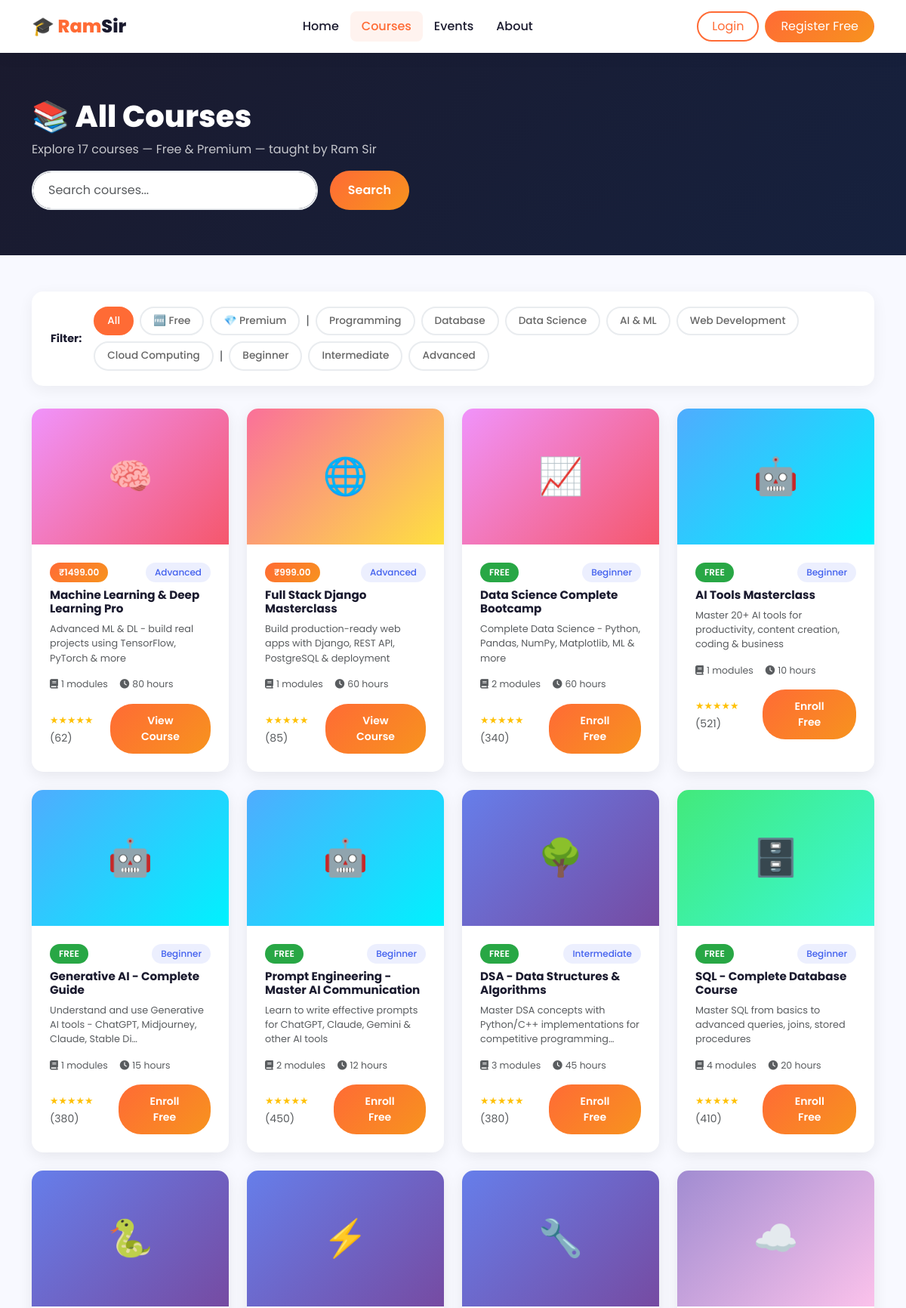
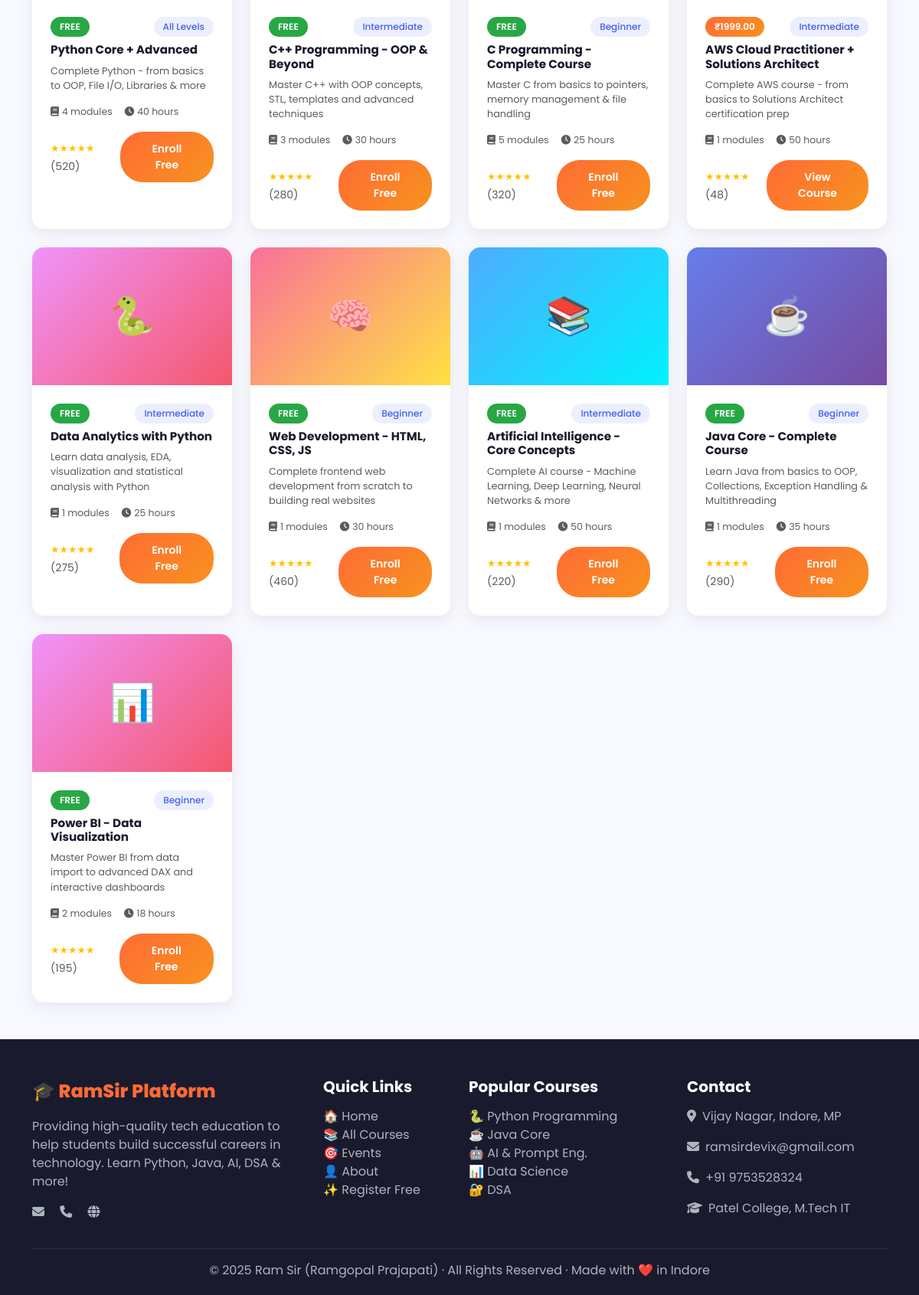
Page /courses/ on the committed database (2 pictures, top to bottom).
### courses/models.py (models this page shows, shortened)
class Category(models.Model):
    name = models.CharField(max_length=100)
    icon = models.CharField(max_length=50, default='fas fa-code')
    color = models.CharField(max_length=20, default='#ff6b35')
    class Meta:
        verbose_name_plural = 'Categories'

class Course(models.Model):
    LEVEL_CHOICES = [
        ('beginner', 'Beginner'),
        ('intermediate', 'Intermediate'),
        ('advanced', 'Advanced'),
        ('all', 'All Levels'),
    ]
    TYPE_CHOICES = [
        ('free', 'Free'),
        ('paid', 'Paid'),
    ]
    title = models.CharField(max_length=200)
    slug = models.SlugField(unique=True, blank=True)
    category = models.ForeignKey(Category, on_delete=models.SET_NULL, null=True)
    description = models.TextField()
    short_description = models.CharField(max_length=300)
    thumbnail = models.ImageField(upload_to='course_thumbnails/', blank=True, null=True)
    thumbnail_url = models.URLField(blank=True, help_text="Or paste image URL here")
    course_type = models.CharField(max_length=10, choices=TYPE_CHOICES, default='free')
    price = models.DecimalField(max_digits=8, decimal_places=2, default=0.00)
    level = models.CharField(max_length=15, choices=LEVEL_CHOICES, default='all')
    duration = models.CharField(max_length=50, blank=True, help_text="e.g. 20 hours")
    instructor_name = models.CharField(max_length=100, default='Ram Sir (Ramgopal Prajapati)')
    instructor_bio = models.TextField(blank=True)
    is_featured = models.BooleanField(default=False)
    is_active = models.BooleanField(default=True)
    students_count = models.IntegerField(default=0)
    rating = models.DecimalField(max_digits=3, decimal_places=1, default=4.9)
    what_you_learn = models.TextField(blank=True, help_text="One point per line")
    requirements = models.TextField(blank=True, help_text="One requirement per line")
    created_at = models.DateTimeField(auto_now_add=True)
    updated_at = models.DateTimeField(auto_now=True)
    class Meta:
        ordering = ['-is_featured', '-created_at']
    def total_modules(self):
        return self.modules.filter(is_active=True).count()

### courses/views.py (the view)
# urls.py: path('courses/', course_views.course_list, name='course_list'),
def course_list(request):
    courses = Course.objects.filter(is_active=True)
    categories = Category.objects.all()
    category_id = request.GET.get('category')
    course_type = request.GET.get('type')
    level = request.GET.get('level')
    search = request.GET.get('q')
    if category_id:
        courses = courses.filter(category_id=category_id)
    if course_type:
        courses = courses.filter(course_type=course_type)
    if level:
        courses = courses.filter(level=level)
    if search:
        courses = courses.filter(Q(title__icontains=search) | Q(description__icontains=search))
    context = {
        'courses': courses,
        'categories': categories,
        'selected_category': category_id,
        'selected_type': course_type,
        'selected_level': level,
        'search_query': search,
    }
    return render(request, 'courses/course_list.html', context)

### templates/courses/course_list.html (shortened to what this page needs)
{% extends 'base.html' %}
{% block content %}
<div class="page-hero">
    <div class="container">
        <h1 class="fw-800" style="font-weight:800">📚 All Courses</h1>
        <p class="opacity-75 mt-2">Explore {{ courses|length }} courses — Free & Premium — taught by Ram Sir</p>
        <form method="GET" class="mt-3 d-flex gap-3" style="max-width:500px">
            <input type="text" name="q" class="form-control search-box flex-grow-1"
                   placeholder="Search courses..." value="{{ search_query|default:'' }}">
            <button type="submit" class="btn btn-primary-custom px-4">Search</button>
        </form>
    </div>
</div>
<div class="container py-5">
    <div class="filter-bar">
        <div class="row align-items-center g-3">
            <div class="col-auto">
                <strong style="font-size:0.9rem">Filter:</strong>
            </div>
            <div class="col">
                <div class="d-flex flex-wrap gap-2">
                    <a href="/courses/" class="filter-btn {% if not selected_type and not selected_category and not selected_level %}active{% endif %}">All</a>
                    <a href="/courses/?type=free" class="filter-btn {% if selected_type == 'free' %}active{% endif %}">🆓 Free</a>
                    <a href="/courses/?type=paid" class="filter-btn {% if selected_type == 'paid' %}active{% endif %}">💎 Premium</a>
                    <span class="text-muted align-self-center">|</span>
                    {% for cat in categories %}
                    <a href="/courses/?category={{ cat.id }}" class="filter-btn {% if selected_category == cat.id|stringformat:'s' %}active{% endif %}">{{ cat.name }}</a>
                    {% endfor %}
                    <span class="text-muted align-self-center">|</span>
                    <a href="/courses/?level=beginner" class="filter-btn {% if selected_level == 'beginner' %}active{% endif %}">Beginner</a>
                    <a href="/courses/?level=intermediate" class="filter-btn {% if selected_level == 'intermediate' %}active{% endif %}">Intermediate</a>
                    <a href="/courses/?level=advanced" class="filter-btn {% if selected_level == 'advanced' %}active{% endif %}">Advanced</a>
                </div>
            </div>
        </div>
    </div>
    {% if courses %}
    <div class="row g-4">
        {% for course in courses %}
        <div class="col-lg-3 col-md-6">
            <div class="card-course h-100">
                <div class="course-thumb-placeholder" style="background: linear-gradient(135deg,
                    {% if course.category.name == 'Programming' %}#667eea,#764ba2
                    {% elif course.category.name == 'Data Science' %}#f093fb,#f5576c
                    {% elif course.category.name == 'AI & ML' %}#4facfe,#00f2fe
                    {% elif course.category.name == 'Database' %}#43e97b,#38f9d7
                    {% elif course.category.name == 'Web Development' %}#fa709a,#fee140
                    {% elif course.category.name == 'Cloud Computing' %}#a18cd1,#fbc2eb
                    {% else %}#667eea,#764ba2{% endif %})">
                    <span>{% if 'Python' in course.title %}🐍{% elif 'Java' in course.title and 'Script' not in course.title %}☕{% elif 'C++' in course.title %}⚡{% elif 'C ' in course.title or course.title == 'C Programming' %}🔧{% elif 'SQL' in course.title %}🗄️{% elif 'AI' in course.title or 'Generative' in course.title %}🤖{% elif 'DSA' in course.title %}🌳{% elif 'Django' in course.title %}🌐{% elif 'Power BI' in course.title %}📊{% elif 'Cloud' in course.title or 'AWS' in course.title %}☁️{% elif 'Prompt' in course.title %}💬{% elif 'ML' in course.title or 'Machine' in course.title %}🧠{% elif 'Data' in course.title %}📈{% else %}📚{% endif %}</span>
                </div>
                <div class="p-4">
                    <div class="d-flex justify-content-between align-items-center mb-2">
                        {% if course.course_type == 'free' %}
                        <span class="badge-free">FREE</span>
                        {% else %}
                        <span class="badge-paid">₹{{ course.price }}</span>
                        {% endif %}
                        <span class="badge-level">{{ course.get_level_display }}</span>
                    </div>
                    <h5 class="mb-2" style="font-size:0.95rem;font-weight:700">{{ course.title }}</h5>
                    <p class="text-muted mb-3" style="font-size:0.8rem">{{ course.short_description|truncatechars:80 }}</p>
                    <div class="d-flex gap-3 text-muted mb-3" style="font-size:0.78rem">
                        <span><i class="fas fa-book me-1"></i>{{ course.total_modules }} modules</span>
                        {% if course.duration %}<span><i class="fas fa-clock me-1"></i>{{ course.duration }}</span>{% endif %}
                    </div>
                    <div class="d-flex justify-content-between align-items-center">
                        <div>
                            <span class="stars" style="font-size:0.8rem">★★★★★</span>
                            <small class="text-muted">({{ course.students_count }})</small>
                        </div>
                        <a href="/courses/{{ course.slug }}/" class="btn btn-sm btn-primary-custom">
                            {% if course.course_type == 'free' %}Enroll Free{% else %}View Course{% endif %}
                        </a>
                    </div>
                </div>
            </div>
        </div>
        {% endfor %}
    </div>
    {% else %}
    <div class="empty-state">
        <div style="font-size:4rem">🔍</div>
        <h4 class="mt-3">No courses found</h4>
        <p>Try different filters or <a href="/courses/" style="color:var(--primary)">view all courses</a></p>
    </div>
    {% endif %}
</div>
{% endblock %}

### static/css/main.css (style rules this page uses)
html { scroll-behavior: smooth; }
.fw-800 { font-weight: 800 !important; }
.fade-in-up { animation: fadeInUp 0.6s ease forwards; }

### templates/base.html (style rules this page uses)
:root { --primary: #ff6b35; --primary-dark: #e55a24; --secondary: #1a1a2e; --accent: #4361ee; --success: #2ec4b6; --text-dark: #1a1a2e; --text-light: #6c757d; --bg-light: #f8f9ff; --card-bg: #ffffff; --gradient: linear-gradient(135deg, #ff6b35, #f7931e); --gradient2: linear-gradient(135deg, #4361ee, #7209b7); }
* { margin: 0; padding: 0; box-sizing: border-box; }
body { font-family: 'Poppins', sans-serif; background: var(--bg-light); color: var(--text-dark); }
.btn-primary-custom { background: var(--gradient); border: none; color: white; padding: 12px 28px; border-radius: 30px; font-weight: 600; transition: all 0.3s; }
.card-course { border: none; border-radius: 15px; overflow: hidden; transition: all 0.3s; box-shadow: 0 5px 20px rgba(0,0,0,0.08); background: white; }
.badge-free { background: #28a745; color: white; padding: 4px 12px; border-radius: 20px; font-size: 0.75rem; font-weight: 600; }
.badge-paid { background: var(--gradient); color: white; padding: 4px 12px; border-radius: 20px; font-size: 0.75rem; font-weight: 600; }
.badge-level { background: rgba(67,97,238,0.1); color: var(--accent); padding: 4px 12px; border-radius: 20px; font-size: 0.75rem; font-weight: 500; }
.form-control { border-radius: 10px; border: 2px solid #e9ecef; padding: 10px 15px; font-family: 'Poppins', sans-serif; transition: border-color 0.3s; }
.stars { color: #ffc107; }

### templates/courses/course_list.html (style rules this page uses)
.filter-bar { background: white; border-radius: 15px; padding: 20px 25px; box-shadow: 0 5px 20px rgba(0,0,0,0.06); margin-bottom: 30px; }
.filter-btn { border: 2px solid #e9ecef; background: white; color: #666; padding: 7px 16px; border-radius: 25px; font-size: 0.85rem; font-weight: 500; cursor: pointer; transition: all 0.3s; text-decoration: none; display: inline-block; }
.filter-btn:hover, .filter-btn.active { background: var(--primary); border-color: var(--primary); color: white; }
.page-hero { background: linear-gradient(135deg, #1a1a2e, #16213e); color: white; padding: 60px 0; }
.course-thumb-placeholder { height: 180px; display: flex; align-items: center; justify-content: center; font-size: 3rem; }
.search-box { border-radius: 30px; border: 2px solid #e9ecef; padding: 12px 20px; font-size: 1rem; }

### rows in the picture
Category: name "Programming"
Category: name "Database"
Category: name "Data Science"
Category: name "AI & ML"
Category: name "Web Development"
Category: name "Cloud Computing"
Course: price "1499.00", level "Advanced", title "Machine Learning & Deep Learning Pro", short_description "Advanced ML & DL - build real projects using TensorFlow, PyTorch & more", total_modules "1", duration "80 hours", students_count "62", course_type "View Course"
Course: price "999.00", level "Advanced", title "Full Stack Django Masterclass", short_description "Build production-ready web apps with Django, REST API, PostgreSQL & deployment", total_modules "1", duration "60 hours", students_count "85", course_type "View Course"
Course: course_type "FREE", level "Beginner", title "Data Science Complete Bootcamp", short_description "Complete Data Science - Python, Pandas, NumPy, Matplotlib, ML & more", total_modules "2", duration "60 hours", students_count "340"
Course: course_type "FREE", level "Beginner", title "AI Tools Masterclass", short_description "Master 20+ AI tools for productivity, content creation, coding & business", total_modules "1", duration "10 hours", students_count "521"
Course: course_type "FREE", level "Beginner", title "Generative AI - Complete Guide", short_description "Understand and use Generative AI tools - ChatGPT, Midjourney, Claude, Stable Di…", total_modules "1", duration "15 hours", students_count "380"
Course: course_type "FREE", level "Beginner", title "Prompt Engineering - Master AI Communication", short_description "Learn to write effective prompts for ChatGPT, Claude, Gemini & other AI tools", total_modules "2", duration "12 hours", students_count "450"
Course: course_type "FREE", level "Intermediate", title "DSA - Data Structures & Algorithms", short_description "Master DSA concepts with Python/C++ implementations for competitive programming…", total_modules "3", duration "45 hours", students_count "380"
Course: course_type "FREE", level "Beginner", title "SQL - Complete Database Course", short_description "Master SQL from basics to advanced queries, joins, stored procedures", total_modules "4", duration "20 hours", students_count "410"
Course: course_type "FREE", level "All Levels", title "Python Core + Advanced", short_description "Complete Python - from basics to OOP, File I/O, Libraries & more", total_modules "4", duration "40 hours", students_count "520"
Course: course_type "FREE", level "Intermediate", title "C++ Programming - OOP & Beyond", short_description "Master C++ with OOP concepts, STL, templates and advanced techniques", total_modules "3", duration "30 hours", students_count "280"
Course: course_type "FREE", level "Beginner", title "C Programming - Complete Course", short_description "Master C from basics to pointers, memory management & file handling", total_modules "5", duration "25 hours", students_count "320"
Course: price "1999.00", level "Intermediate", title "AWS Cloud Practitioner + Solutions Architect", short_description "Complete AWS course - from basics to Solutions Architect certification prep", total_modules "1", duration "50 hours", students_count "48", course_type "View Course"
Course: course_type "FREE", level "Intermediate", title "Data Analytics with Python", short_description "Learn data analysis, EDA, visualization and statistical analysis with Python", total_modules "1", duration "25 hours", students_count "275"
Course: course_type "FREE", level "Beginner", title "Web Development - HTML, CSS, JS", short_description "Complete frontend web development from scratch to building real websites", total_modules "1", duration "30 hours", students_count "460"
Course: course_type "FREE", level "Intermediate", title "Artificial Intelligence - Core Concepts", short_description "Complete AI course - Machine Learning, Deep Learning, Neural Networks & more", total_modules "1", duration "50 hours", students_count "220"
Course: course_type "FREE", level "Beginner", title "Java Core - Complete Course", short_description "Learn Java from basics to OOP, Collections, Exception Handling & Multithreading", total_modules "1", duration "35 hours", students_count "290"
Course: course_type "FREE", level "Beginner", title "Power BI - Data Visualization", short_description "Master Power BI from data import to advanced DAX and interactive dashboards", total_modules "2", duration "18 hours", students_count "195"

### other values in the picture
{{ courses|length }} "17"
